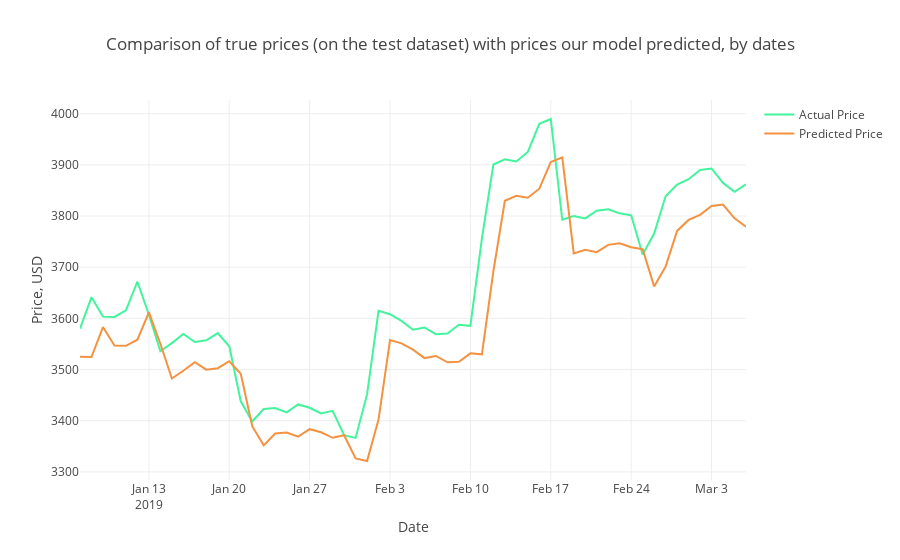

Here is the notebook cell this chart was saved with:
### Code cell
trace1 = go.Scatter(x=Test_Dates, y=Y_test2_inverse, name= 'Actual Price',
                   line = dict(color = ('rgb(66, 244, 155)'),width = 2))
trace2 = go.Scatter(x=Test_Dates, y=predictions_new, name= 'Predicted Price',
                   line = dict(color = ('rgb(244, 146, 65)'),width = 2))
data = [trace1, trace2]
layout = dict(title = 'Comparison of true prices (on the test dataset) with prices our model predicted, by dates',
             xaxis = dict(title = 'Date'), yaxis = dict(title = 'Price, USD'))
fig = dict(data=data, layout=layout)
py.iplot(fig, filename='results_demonstrating2')
